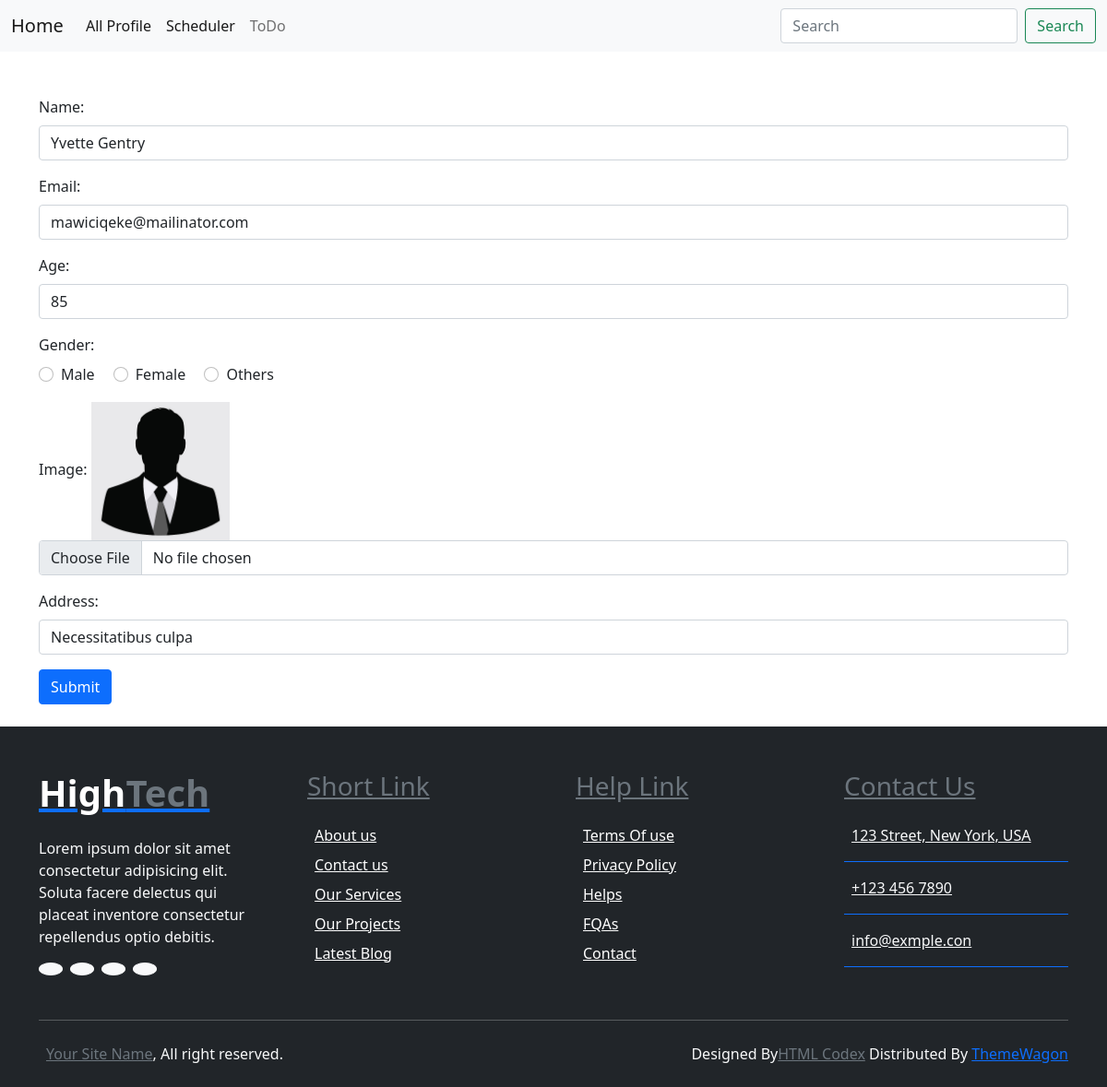
The app's page /Update/13/ with its own data.
### nafi/models.py (models this page shows, shortened)
class Human(models.Model):
    GENDER = (
        ('Male', 'Male'),
        ('Female', 'Female'),
        ('Others', 'Others')
    )
    name = models.CharField(max_length=25, unique=True)
    email = models.EmailField(max_length=25, null=True, blank=True)
    age = models.PositiveIntegerField(default=50)
    gender = models.CharField(choices=GENDER, max_length=7, null=True, blank=True, default='Male')
    image = models.ImageField(upload_to='images/', default='def.jpg', null=True, blank=True)
    address = models.TextField(max_length=200, null=True, blank=True)

### nafi/views.py (the view, shortened to what this page needs)
# urls.py: path('Update/<int:id>/', Update, name='Update'),
def Update(request, id):
    prof = Human.objects.get(id=id)
    return render(request, 'Nafi_temp/update.html', locals())

### Template/Nafi_temp/update.html (shortened to what this page needs)
{% extends 'base.html' %}
{% block body %}
<form method="POST" enctype="multipart/form-data" class="container mt-5">
    <div class="mb-3">
        <label for="name" class="form-label">Name:</label>
        <input type="text" id="name" value="{{prof.name}}" name="name" class="form-control" required>
    </div>
    <div class="mb-3">
        <label for="email" class="form-label">Email:</label>
        <input type="email" id="email" value="{{prof.email}}" name="email" class="form-control">
    </div>
    <div class="mb-3">
        <label for="age" class="form-label">Age:</label>
        <input type="number" id="age" value="{{prof.age}}" name="age" min="0" class="form-control">
    </div>
    <div class="mb-3">
        <label class="form-label">Gender:</label>
        <div class="gender-list">
            <div class="form-check form-check-inline">
                <input type="radio" id="male" name="gender" value="Male" class="form-check-input">
                <label for="male" class="form-check-label">Male</label>
            </div>
            <div class="form-check form-check-inline">
                <input type="radio" id="female" name="gender" value="Female" class="form-check-input">
                <label for="female" class="form-check-label">Female</label>
            </div>
            <div class="form-check form-check-inline">
                <input type="radio" id="others" name="gender" value="Others" class="form-check-input">
                <label for="others" class="form-check-label">Others</label>
            </div>
        </div>
    </div>
    <div class="mb-3">
        <label for="image" class="form-label">Image:</label>
        <img style="height:150px; width:150px;" src="{{prof.image.url}}" alt="">
        <input type="file" id="image" name="image" class="form-control">
    </div>
    <div class="mb-3">
        <label for="address" class="form-label">Address:</label>
        <input type="text" value="{{prof.address}}" id="address" name="image" class="form-control">
    </div>
    <button type="submit" class="btn btn-primary">Submit</button>
</form>
<br>
{% endblock %}

### records on screen
Human: name "Yvette Gentry", email "mawiciqeke@mailinator.com", age "85", image (picture), image "Necessitatibus culpa"
